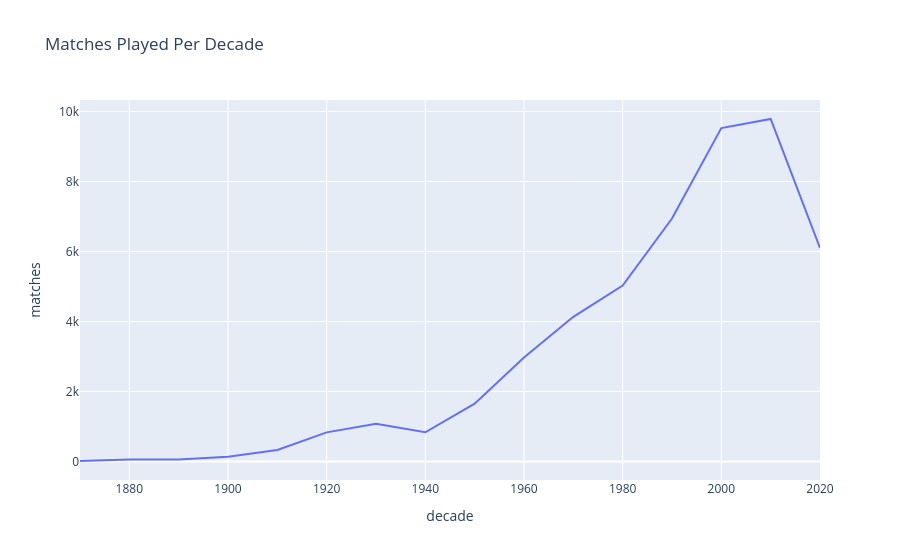

Write notebook code for a chart like this one.
### Code cell
# Matches per decade
df['decade'] = (df['year'] // 10) * 10
matches_per_decade = df.groupby('decade').size().reset_index(name='matches')

# Plot 
fig = px.line(
    matches_per_decade,
    x='decade',
    y='matches',
    title='Matches Played Per Decade'
)
fig.show()

### Figure 1 — Plotly figure (JSON) as saved in the notebook; plotly's stock layout.template omitted (floating-point values rounded to 4 significant figures)
{"data": [{"hovertemplate": "decade=%{x}<br>matches=%{y}<extra></extra>", "legendgroup": "", "line": {"color": "#636efa", "dash": "solid"}, "marker": {"symbol": "circle"}, "mode": "lines", "name": "", "orientation": "v", "showlegend": false, "type": "scatter", "x": [1870, 1880, 1890, 1900, 1910, 1920, 1930, 1940, 1950, 1960, 1970, 1980, 1990, 2000, 2010, 2020], "xaxis": "x", "y": [13, 55, 59, 138, 330, 831, 1079, 833, 1651, 2971, 4133, 5025, 6944, 9526, 9787, 6102], "yaxis": "y"}], "layout": {"legend": {"tracegroupgap": 0}, "title": {"text": "Matches Played Per Decade"}, "xaxis": {"anchor": "y", "domain": [0, 1], "title": {"text": "decade"}}, "yaxis": {"anchor": "x", "domain": [0, 1], "title": {"text": "matches"}}}}
